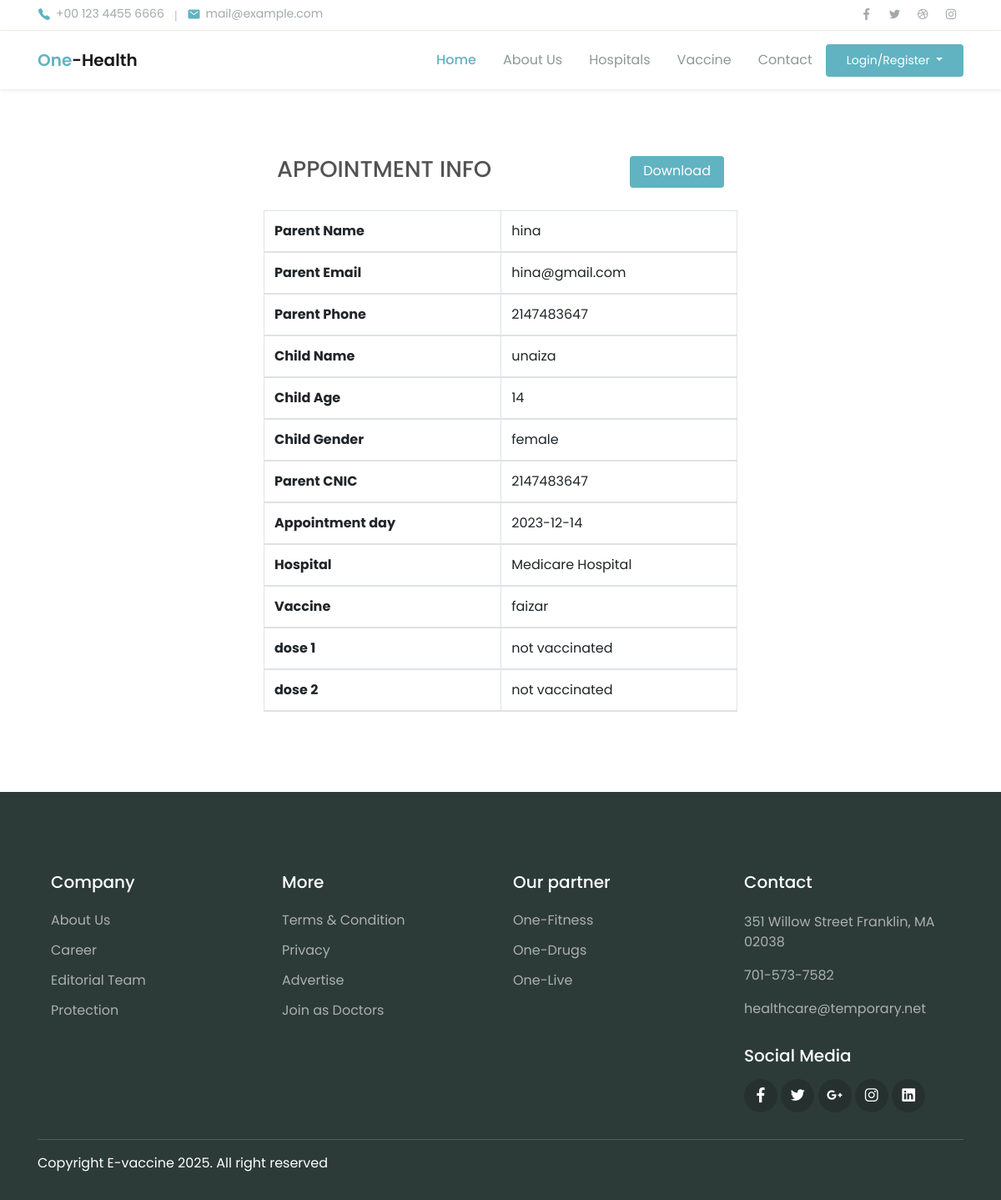
The page /appoint_info.php?u_id=5 on the database its author committed.
### tables this page shows
CREATE TABLE `parent` (
  `parent_id` int(11) NOT NULL,
  `parent_name` varchar(300) NOT NULL,
  `parent_email` varchar(300) NOT NULL,
  `parent_phone` int(11) NOT NULL,
  `child_name` varchar(300) NOT NULL,
  `child_age` int(11) NOT NULL,
  `child_gender` varchar(300) NOT NULL,
  `child_img` varchar(255) NOT NULL,
  `parent_CNIC` int(100) NOT NULL,
  `appoint_day` varchar(300) NOT NULL,
  `parent_hosp` varchar(300) NOT NULL,
  `parent_vacc` varchar(300) NOT NULL,
  `user_id` int(11) NOT NULL,
  `parent_status` varchar(300) NOT NULL DEFAULT '1',
  `dos_1` int(11) NOT NULL DEFAULT 0,
  `dos_2` int(11) NOT NULL DEFAULT 0
);

CREATE TABLE `hospital` (
  `hospital_id` int(11) NOT NULL,
  `hospital_name` varchar(255) NOT NULL,
  `hospital_email` varchar(255) NOT NULL,
  `hospital_contact` varchar(255) NOT NULL,
  `hospital_manager` varchar(255) NOT NULL,
  `manager_cnic` varchar(255) NOT NULL,
  `hospital_location` varchar(255) NOT NULL,
  `hospital_img` varchar(255) NOT NULL,
  `hospital_op_time` varchar(255) NOT NULL,
  `hospital_close_time` varchar(255) NOT NULL,
  `pass` varchar(255) NOT NULL,
  `user_id` int(11) NOT NULL,
  `hospital_status` varchar(255) NOT NULL DEFAULT '1',
  `Created_at` varchar(255) NOT NULL
);

CREATE TABLE `vaccine` (
  `vaccine_id` int(11) NOT NULL,
  `vaccine_name` varchar(255) NOT NULL,
  `vaccine_quan` int(11) NOT NULL,
  `hospital_id` int(11) NOT NULL
);

### appoint_info.php (the view, shortened to what this page needs)
<?php
include "main_header.php";
$u_id = $_GET['u_id'];
?>
<br>
<br>
<div style="width: 50%; padding: 2rem 1rem; background-color: #ffff; border-radius: 1rem;" class="container">
<div class="d-flex justify-content-between px-3">
 <h1 class=" reg_hd"
        style="text-align: left; margin-bottom: 2rem; text-transform:uppercase; font-size: 1.7rem; color: #000000ad;">
        Appointment Info </h1>
        <a href="export.php?u_id=<?php echo $u_id;?>" style="padding:5px 15px; height:2.4rem;"  class="btn btn-primary">Download</a>
        </div>
    <table class="table table-bordered">
        <thead>
            <?php
            $u_id = $_GET['u_id'];
            include 'config.php';
            $sql = "SELECT * FROM `parent` WHERE `user_id` = $u_id ";
            $result = mysqli_query($con, $sql);
            $row = mysqli_fetch_assoc($result)
                ?>
            <tr>
                <th> Parent Name </th>
                <td>
                    <?php echo $row['parent_name']; ?>
                </td>
            </tr>
            <tr>
                <th> Parent Email</th>
                <td>
                    <?php echo $row['parent_email']; ?>
                </td>
            </tr>
            <tr>
                <th> Parent Phone </th>
                <td>
                    <?php echo $row['parent_phone']; ?>
                </td>
            </tr>
            <tr>
                <th> Child Name </th>
                <td>
                    <?php echo $row['child_name']; ?>
                </td>
            </tr>
            <tr>
                <th> Child Age </th>
                <td>
                    <?php echo $row['child_age']; ?>
                </td>
            </tr>
            <tr>
                <th> Child Gender </th>
                <td>
                    <?php echo $row['child_gender']; ?>
                </td>
            </tr>
            <tr>
                <th> Parent CNIC</th>
                <td>
                    <?php echo $row['parent_CNIC']; ?>
                </td>
            </tr>
            <tr>
                <th> Appointment day
                </th>
                <td>
                    <?php echo $row['appoint_day']; ?>
                </td>
            </tr>
            <tr>
                <th> Hospital
                </th>
                <td>
                    <?php
                    $hospital = $row['parent_hosp'];
                    $hos = "SELECT * FROM `hospital` WHERE `hospital_id` = $hospital";
                    $hos_q = mysqli_query($con, $hos);
                    $hos_d = mysqli_fetch_assoc($hos_q);
                    $hos_val = $hos_d['hospital_name'];
                    echo $hos_val;
                    ?>
                </td>
            </tr>
            <tr>
                <th> Vaccine
                </th>
                <td>
                    <?php
                    $vaccine = $row['parent_vacc'];
                    $vac_quan = "SELECT * FROM `vaccine` WHERE `vaccine_id` = $vaccine";
                    $vac_Q = mysqli_query($con, $vac_quan);
                    $vacc_data = mysqli_fetch_assoc($vac_Q);
                    $vacc_val = $vacc_data["vaccine_name"];
                    echo $vacc_val;
                    ?>
                </td>
            </tr>
            <tr>
                <th>dose 1</th>
                <td>
                    <?php if($row['dos_1'] == 0){
                        echo "not vaccinated";
                    }
                    else{
                        echo "vaccinated";
                    } ?>
                </td>
            </tr>
            <tr>
                <th>dose 2</th>
                <td>
                <?php if($row['dos_2'] == 0){
                        echo "not vaccinated";
                    }
                    else{
                        echo "vaccinated";
                    } ?>
                </td>
            </tr>
        </thead>
    </table>
</div>
<br>
<br>
<?php
include "main_footer.php";
?>

### assets/css/theme.css (style rules this page uses)
:root { --primary: #5faac7; --accent: #FF3D85; --secondary: #4E5AFE; --warning: #EED818; --info: #05B4E1; --danger: #FF4943; --success: #96C93D; --dark: #343531; --light: #F5F9F6; --cs: #596261; --grey: #6E807A; }
body { font-family: "Source Sans Pro", sans-serif; line-height: 1.5; color: #343531; }
a { color: #5faac7; text-decoration: none; background-color: transparent; }
.btn-primary { color: #fff; background-color: #5faac7; border-color: transparent; }
.btn { padding: 8px 24px; }

### main_header.php (style rules this page uses)
* { font-family: 'Poppins', sans-serif; ; }
.btn-primary { background-color: #61b3c1; }

### rows shown on the page
parent: parent_name "hina", parent_email "hina@gmail.com", parent_phone "2147483647", child_name "unaiza", child_age "14", child_gender "female", parent_CNIC "2147483647", appoint_day "2023-12-14"
hospital: hospital_name "Medicare Hospital"
vaccine: vaccine_name "faizar"
